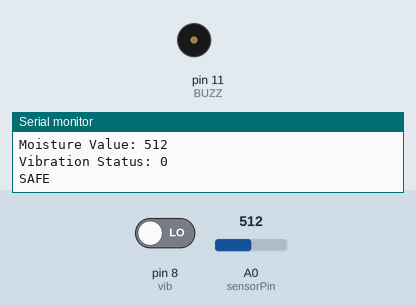
The sketch below on a simulated Arduino Uno, built with avr-gcc and run on an emulated ATmega328P. Shown: buzzer (waves = sounding), the last lines printed to the serial monitor. The test bench sets the inputs (shaded band); at power-on: A0 (sensorPin) = 512, pin 8 (vib) LOW.

Above: at 1.8 s.
1.9 s: A0 (sensorPin) set to 481
At 3.2 s:
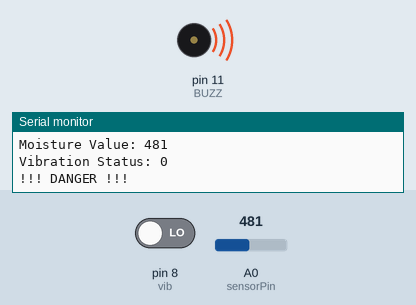
3.5 s: pin 8 (vib) driven HIGH
5.0 s: A0 (sensorPin) set to 510
6.5 s: pin 8 (vib) driven LOW
At 9.1 s:
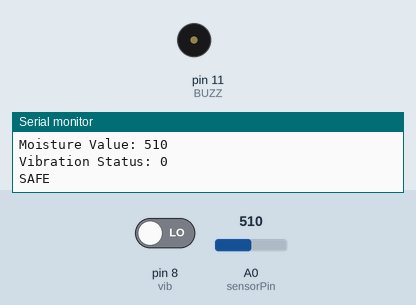
Timing chart, 0 to 10.5 s (numbered marks = the images above; inputs shaded):
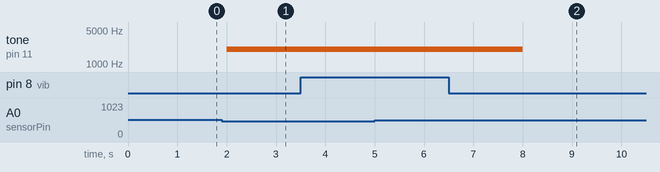

The sketch:

combined_sensor_alert.ino
```cpp
const int vib = 8;
const int BUZZ = 11;
int sensorPin = A0;
int sensorValue;
int limit = 500;

void setup() {
  Serial.begin(9600);
  pinMode(BUZZ, OUTPUT);
  pinMode(vib, INPUT);
}

void loop() {
  sensorValue = analogRead(sensorPin);
  int vibrationState = digitalRead(vib);

  Serial.print("Moisture Value: ");
  Serial.println(sensorValue);
  Serial.print("Vibration Status: ");
  Serial.println(vibrationState);

  if (sensorValue < limit || vibrationState == 1) {
    Serial.println("!!! DANGER !!!");
    tone(BUZZ, 2000);
    delay(2000);
  } else {
    Serial.println("SAFE");
    noTone(BUZZ);
  }
  delay(1000);
}
```

soil_vibration_alert.ino
```cpp

```

Measured:
- the behaviour switches between 500 and 499 on A0 (sensorPin) (found by bisection; images 0 and 1)
- after the input at 1.9 s, tone on pin 11 (BUZZ): silent → 2000 Hz after 0.10 s
- after the input at 3.5 s, every drawn part: stays the same
- after the input at 6.5 s, tone on pin 11 (BUZZ): 2000 Hz → silent after 1.5 s
